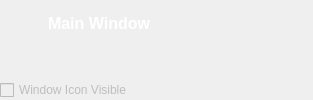
        <widget class="QWidget" name="pageWindowFrame">
         <layout class="QGridLayout" name="gridLayout_22">
          <property name="margin">
           <number>0</number>
          </property>
          <property name="spacing">
           <number>0</number>
          </property>
          <item row="6" column="0" colspan="6">
           <layout class="QGridLayout" name="gridLayout_36">
            <property name="topMargin">
             <number>6</number>
            </property>
            <property name="bottomMargin">
             <number>0</number>
            </property>
            <item row="0" column="0">
             <widget class="QCheckBox" name="checkBoxMainIconVisible">
              <property name="enabled">
               <bool>false</bool>
              </property>
              <property name="text">
               <string>Window Icon Visible</string>
              </property>
             </widget>
            </item>
           </layout>
          </item>
          <item row="0" column="0" colspan="6">
           <layout class="QGridLayout" name="gridLayout_37">
            <property name="margin">
             <number>9</number>
            </property>
            <property name="spacing">
             <number>0</number>
            </property>
            <item row="0" column="0">
             <widget class="QFrame" name="windowFrameTopLeft">
              <property name="minimumSize">
               <size>
                <width>12</width>
                <height>12</height>
               </size>
              </property>
              <property name="maximumSize">
               <size>
                <width>12</width>
                <height>12</height>
               </size>
              </property>
              <property name="cursor">
               <cursorShape>SizeFDiagCursor</cursorShape>
              </property>
              <property name="styleSheet">
               <string notr="true">border-image: url(:/Resource/frameTopLeft.png);</string>
              </property>
              <property name="frameShape">
               <enum>QFrame::NoFrame</enum>
              </property>
              <property name="frameShadow">
               <enum>QFrame::Raised</enum>
              </property>
             </widget>
            </item>
            <item row="1" column="0" rowspan="2">
             <widget class="QFrame" name="windowFrameLeft">
              <property name="sizePolicy">
               <sizepolicy hsizetype="Fixed" vsizetype="Preferred">
                <horstretch>0</horstretch>
                <verstretch>0</verstretch>
               </sizepolicy>
              </property>
              <property name="minimumSize">
               <size>
                <width>12</width>
                <height>0</height>
               </size>
              </property>
              <property name="maximumSize">
               <size>
                <width>12</width>
                <height>16777215</height>
               </size>
              </property>
              <property name="cursor">
               <cursorShape>SizeHorCursor</cursorShape>
              </property>
              <property name="styleSheet">
               <string notr="true">border-image: url(:/Resource/frameLeft.png);
border-left: 1px;
border-top: 10px;</string>
              </property>
              <property name="frameShape">
               <enum>QFrame::NoFrame</enum>
              </property>
              <property name="frameShadow">
               <enum>QFrame::Raised</enum>
              </property>
             </widget>
            </item>
            <item row="3" column="0">
             <widget class="QFrame" name="windowFrameBottomLeft">
              <property name="minimumSize">
               <size>
                <width>12</width>
                <height>12</height>
               </size>
              </property>
              <property name="maximumSize">
               <size>
                <width>12</width>
                <height>12</height>
               </size>
              </property>
              <property name="cursor">
               <cursorShape>SizeBDiagCursor</cursorShape>
              </property>
              <property name="styleSheet">
               <string notr="true">border-image: url(:/Resource/frameBottomLeft.png);</string>
              </property>
              <property name="frameShape">
               <enum>QFrame::NoFrame</enum>
              </property>
              <property name="frameShadow">
               <enum>QFrame::Raised</enum>
              </property>
             </widget>
            </item>
            <item row="3" column="1">
             <widget class="QFrame" name="windowFrameBottom">
              <property name="sizePolicy">
               <sizepolicy hsizetype="Preferred" vsizetype="Fixed">
                <horstretch>0</horstretch>
                <verstretch>0</verstretch>
               </sizepolicy>
              </property>
              <property name="minimumSize">
               <size>
                <width>0</width>
                <height>12</height>
               </size>
              </property>
              <property name="maximumSize">
               <size>
                <width>16777215</width>
                <height>12</height>
               </size>
              </property>
              <property name="cursor">
               <cursorShape>SizeVerCursor</cursorShape>
              </property>
              <property name="styleSheet">
               <string notr="true">border-image: url(:/Resource/frameBottom.png);
border-bottom: 1;</string>
              </property>
              <property name="frameShape">
               <enum>QFrame::NoFrame</enum>
              </property>
              <property name="frameShadow">
               <enum>QFrame::Raised</enum>
              </property>
             </widget>
            </item>
            <item row="3" column="2">
             <widget class="QFrame" name="windowFrameBottomRight">
              <property name="minimumSize">
               <size>
                <width>12</width>
                <height>12</height>
               </size>
              </property>
              <property name="maximumSize">
               <size>
                <width>12</width>
                <height>12</height>
               </size>
              </property>
              <property name="cursor">
               <cursorShape>SizeFDiagCursor</cursorShape>
              </property>
              <property name="styleSheet">
               <string notr="true">border-image: url(:/Resource/frameBottomRight.png);</string>
              </property>
              <property name="frameShape">
               <enum>QFrame::NoFrame</enum>
              </property>
              <property name="frameShadow">
               <enum>QFrame::Raised</enum>
              </property>
             </widget>
            </item>
            <item row="1" column="2" rowspan="2">
             <widget class="QFrame" name="windowFrameRight">
              <property name="sizePolicy">
               <sizepolicy hsizetype="Fixed" vsizetype="Preferred">
                <horstretch>0</horstretch>
                <verstretch>0</verstretch>
               </sizepolicy>
              </property>
              <property name="minimumSize">
               <size>
                <width>12</width>
                <height>0</height>
               </size>
              </property>
              <property name="maximumSize">
               <size>
                <width>12</width>
                <height>16777215</height>
               </size>
              </property>
              <property name="cursor">
               <cursorShape>SizeHorCursor</cursorShape>
              </property>
              <property name="styleSheet">
               <string notr="true">QFrame {
	border-image: url(:/Resource/frameRight.png);
	border-right: 1;
	border-top: 10;
}</string>
              </property>
              <property name="frameShape">
               <enum>QFrame::NoFrame</enum>
              </property>
              <property name="frameShadow">
               <enum>QFrame::Raised</enum>
              </property>
             </widget>
            </item>
            <item row="0" column="2">
             <widget class="QFrame" name="windowFrameTopRight">
              <property name="minimumSize">
               <size>
                <width>12</width>
                <height>12</height>
               </size>
              </property>
              <property name="maximumSize">
               <size>
                <width>12</width>
                <height>12</height>
               </size>
              </property>
              <property name="cursor">
               <cursorShape>SizeBDiagCursor</cursorShape>
              </property>
              <property name="styleSheet">
               <string notr="true">border-image: url(:/Resource/frameTopRight.png);</string>
              </property>
              <property name="frameShape">
               <enum>QFrame::NoFrame</enum>
              </property>
              <property name="frameShadow">
               <enum>QFrame::Raised</enum>
              </property>
             </widget>
            </item>
            <item row="2" column="1">
             <widget class="QWidget" name="widgetContents" native="true">
              <property name="sizePolicy">
               <sizepolicy hsizetype="Expanding" vsizetype="Expanding">
                <horstretch>0</horstretch>
                <verstretch>0</verstretch>
               </sizepolicy>
              </property>
              <property name="autoFillBackground">
               <bool>false</bool>
              </property>
              <layout class="QVBoxLayout" name="layoutContents">
               <property name="spacing">
                <number>0</number>
               </property>
               <property name="margin">
                <number>0</number>
               </property>
              </layout>
             </widget>
            </item>
            <item row="0" column="1" rowspan="2">
             <widget class="QFrame" name="windowFrameTop">
              <property name="frameShape">
               <enum>QFrame::NoFrame</enum>
              </property>
              <property name="frameShadow">
               <enum>QFrame::Raised</enum>
              </property>
              <layout class="QGridLayout" name="gridLayout_35">
               <property name="margin">
                <number>0</number>
               </property>
               <property name="spacing">
                <number>0</number>
               </property>
               <item row="0" column="1">
                <widget class="QLabel" name="windowText">
                 <property name="contextMenuPolicy">
                  <enum>Qt::CustomContextMenu</enum>
                 </property>
                 <property name="styleSheet">
                  <string notr="true">border-image: url(:/Resource/windowTextBackground.png);
padding-left: -2px;
padding-right: -2px;
padding-bottom: 2px;
font-weight: bold;
font-size: 16px;
color: rgb(255, 255, 255);</string>
                 </property>
                 <property name="text">
                  <string>Main Window</string>
                 </property>
                </widget>
               </item>
               <item row="0" column="0">
                <widget class="QFrame" name="windowIconFrame">
                 <property name="styleSheet">
                  <string notr="true">QFrame#windowIconFrame {
	border-image: url(:/Resource/windowIconFrame.png);
}</string>
                 </property>
                 <property name="frameShape">
                  <enum>QFrame::NoFrame</enum>
                 </property>
                 <property name="frameShadow">
                  <enum>QFrame::Raised</enum>
                 </property>
                 <layout class="QHBoxLayout" name="horizontalLayout">
                  <property name="spacing">
                   <number>2</number>
                  </property>
                  <property name="margin">
                   <number>0</number>
                  </property>
                  <item>
                   <widget class="QToolButton" name="windowIcon">
                    <property name="contextMenuPolicy">
                     <enum>Qt::CustomContextMenu</enum>
                    </property>
                    <property name="styleSheet">
                     <string notr="true">border: 0px solid transparent;</string>
                    </property>
                    <property name="text">
                     <string/>
                    </property>
                    <property name="icon">
                     <iconset resource="Resource.qrc">
                      <normaloff>:/Resource/Quazaa48.png</normaloff>:/Resource/Quazaa48.png</iconset>
                    </property>
                    <property name="iconSize">
                     <size>
                      <width>20</width>
                      <height>20</height>
                     </size>
                    </property>
                    <property name="autoRepeat">
                     <bool>false</bool>
                    </property>
                   </widget>
                  </item>
                 </layout>
                </widget>
               </item>
               <item row="0" column="2">
                <widget class="QFrame" name="windowFrameTopSpacer">
                 <property name="sizePolicy">
                  <sizepolicy hsizetype="Preferred" vsizetype="Preferred">
                   <horstretch>0</horstretch>
                   <verstretch>0</verstretch>
                  </sizepolicy>
                 </property>
                 <property name="minimumSize">
                  <size>
                   <width>0</width>
                   <height>30</height>
                  </size>
                 </property>
                 <property name="maximumSize">
                  <size>
                   <width>16777215</width>
                   <height>30</height>
                  </size>
                 </property>
                 <property name="contextMenuPolicy">
                  <enum>Qt::CustomContextMenu</enum>
                 </property>
                 <property name="styleSheet">
                  <string notr="true">QFrame#windowFrameTopSpacer {
	border-image: url(:/Resource/frameTop.png);
}</string>
                 </property>
                 <property name="frameShape">
                  <enum>QFrame::NoFrame</enum>
                 </property>
                 <property name="frameShadow">
                  <enum>QFrame::Raised</enum>
                 </property>
                 <layout class="QGridLayout" name="gridLayout_3">
                  <property name="horizontalSpacing">
                   <number>0</number>
                  </property>
                  <property name="margin">
                   <number>0</number>
                  </property>
                  <item row="0" column="0">
                   <layout class="QGridLayout" name="gridLayoutTitlebar">
                    <property name="leftMargin">
                     <number>0</number>
                    </property>
                    <property name="rightMargin">
                     <number>0</number>
                    </property>
                    <property name="bottomMargin">
                     <number>0</number>
                    </property>
                    <property name="spacing">
                     <number>0</number>
                    </property>
                    <item row="0" column="2" rowspan="2">
                     <spacer name="horizontalSpacerTitlebar">
                      <property name="orientation">
                       <enum>Qt::Horizontal</enum>
                      </property>
                      <property name="sizeHint" stdset="0">
                       <size>
                        <width>40</width>
                        <height>20</height>
                       </size>
                      </property>
                     </spacer>
                    </item>
                   </layout>
                  </item>
                 </layout>
                </widget>
               </item>
               <item row="0" column="3">
                <widget class="QFrame" name="titlebarButtonsFrame">
                 <property name="styleSheet">
                  <string notr="true">/*These move the buttons up so they aren't displayed in the center of the titlebar
   Remove these to center your buttons on the titlebar.*/
QFrame#titlebarButtonsFrame {
	padding-top: -1;
	padding-bottom: 10;
	border-image: url(:/Resource/titlebarButtonsFrame.png);
}</string>
                 </property>
                 <property name="frameShape">
                  <enum>QFrame::NoFrame</enum>
                 </property>
                 <property name="frameShadow">
                  <enum>QFrame::Raised</enum>
                 </property>
                 <layout class="QGridLayout" name="gridLayoutTitlebarButtons">
                  <property name="margin">
                   <number>0</number>
                  </property>
                  <property name="spacing">
                   <number>0</number>
                  </property>
                  <item row="0" column="0">
                   <widget class="QToolButton" name="minimizeButton">
                    <property name="minimumSize">
                     <size>
                      <width>26</width>
                      <height>18</height>
                     </size>
                    </property>
                    <property name="maximumSize">
                     <size>
                      <width>26</width>
                      <height>18</height>
                     </size>
                    </property>
                    <property name="toolTip">
                     <string>Minimize</string>
                    </property>
                    <property name="styleSheet">
                     <string notr="true">QToolButton {
	border: 0px solid transparent;
	border-image: url(:/Resource/minButton.png);
}

QToolButton:hover {
	border-image: url(:/Resource/minButtonH.png);
}

QToolButton:disabled {
	border-image: url(:/Resource/minButtonD.png);
}</string>
                    </property>
                    <property name="text">
                     <string/>
                    </property>
                   </widget>
                  </item>
                  <item row="0" column="1">
                   <widget class="QToolButton" name="maximizeButton">
                    <property name="minimumSize">
                     <size>
                      <width>26</width>
                      <height>18</height>
                     </size>
                    </property>
                    <property name="maximumSize">
                     <size>
                      <width>26</width>
                      <height>18</height>
                     </size>
                    </property>
                    <property name="toolTip">
                     <string>Maximize</string>
                    </property>
                    <property name="styleSheet">
                     <string notr="true">QToolButton {
	border: 0px solid transparent;
	border-image: url(:/Resource/maxButton.png);
}

QToolButton:hover {
	border-image: url(:/Resource/maxButtonH.png);
}

QToolButton:disabled {
	border-image: url(:/Resource/maxButtonD.png);
}

QToolButton:checked { /*The button will be checked when maximized is set*/
	
	border-image: url(:/Resource/restoreButton.png);
}

QToolButton:checked:hover {
	
	border-image: url(:/Resource/restoreButtonH.png);
}

QToolButton:checked:disabled {
	
	border-image: url(:/Resource/restoreButtonD.png);
}</string>
                    </property>
                    <property name="text">
                     <string/>
                    </property>
                    <property name="checkable">
                     <bool>true</bool>
                    </property>
                    <property name="checked">
                     <bool>false</bool>
                    </property>
                   </widget>
                  </item>
                  <item row="0" column="2">
                   <widget class="QToolButton" name="closeButton">
                    <property name="enabled">
                     <bool>true</bool>
                    </property>
                    <property name="minimumSize">
                     <size>
                      <width>44</width>
                      <height>18</height>
                     </size>
                    </property>
                    <property name="maximumSize">
                     <size>
                      <width>44</width>
                      <height>18</height>
                     </size>
                    </property>
                    <property name="toolTip">
                     <string>Close</string>
                    </property>
                    <property name="styleSheet">
                     <string notr="true">QToolButton {
	border: 0px solid transparent;
	border-image: url(:/Resource/quitButton.png);
}

QToolButton:hover {
	border-image: url(:/Resource/quitButtonH.png);
}

QToolButton:disabled {
	border-image: url(:/Resource/quitButtonD.png);
}</string>
                    </property>
                    <property name="text">
                     <string/>
                    </property>
                    <property name="iconSize">
                     <size>
                      <width>16</width>
                      <height>16</height>
                     </size>
                    </property>
                   </widget>
                  </item>
                 </layout>
                </widget>
               </item>
              </layout>
             </widget>
            </item>
           </layout>
          </item>
         </layout>
        </widget>
